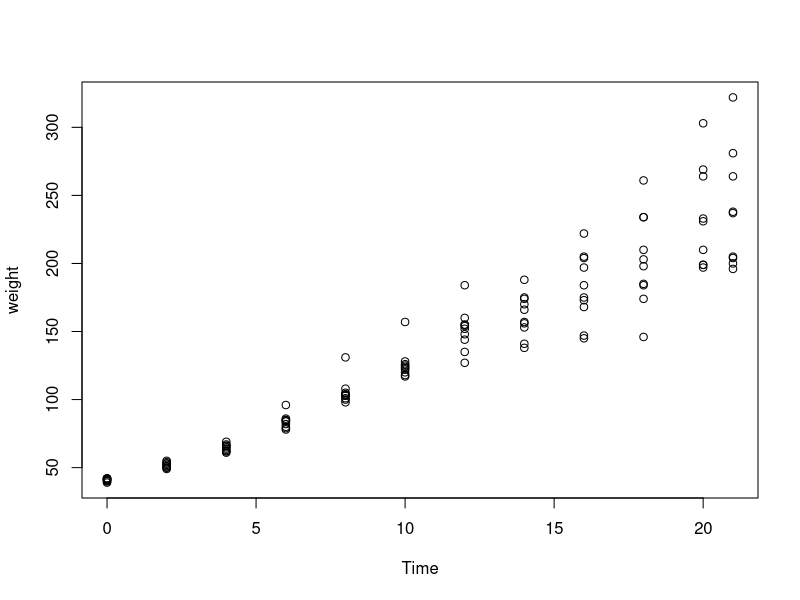
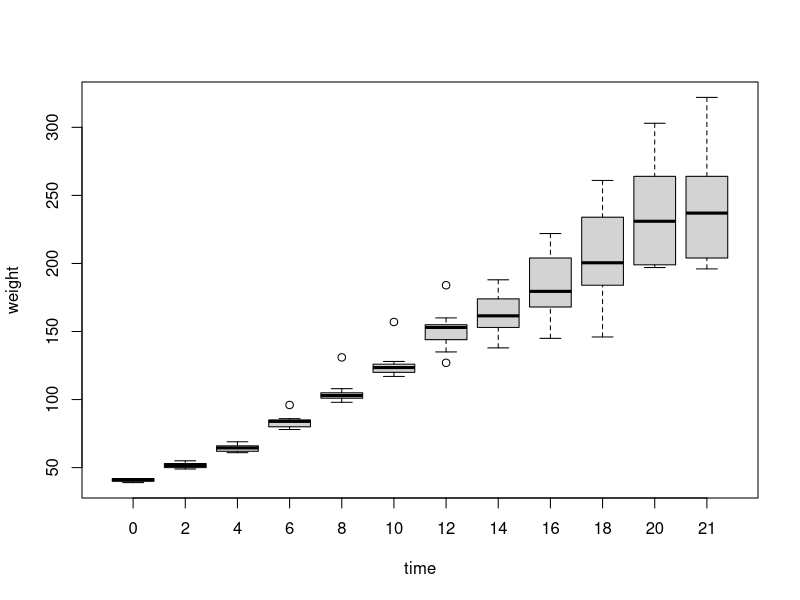
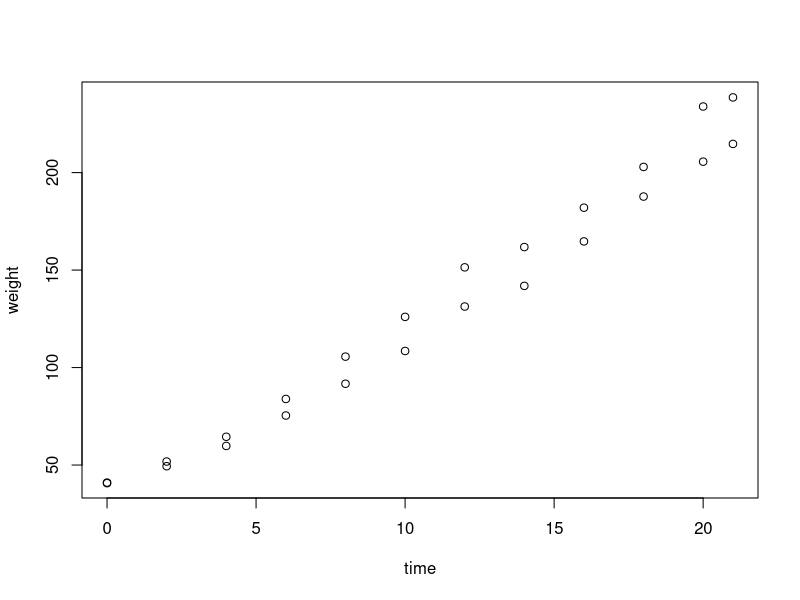

The R script that drew these images, in order:
library(MASS)
data("ChickWeight")
head(ChickWeight)
?ChickWeight
#a
View(ChickWeight)
plot(weight~Time,subset(ChickWeight,Diet==4))

#b
boxplot(weight~Time,subset(ChickWeight,Diet==4),xlab="time",ylab="weight")

#c
plot(aggregate(weight~Time,subset(ChickWeight,Diet==4),mean),xlab="time",ylab="weight")

#d

points(aggregate(weight~Time,subset(ChickWeight,Diet==2),mean),xlab="time",ylab="weight")
